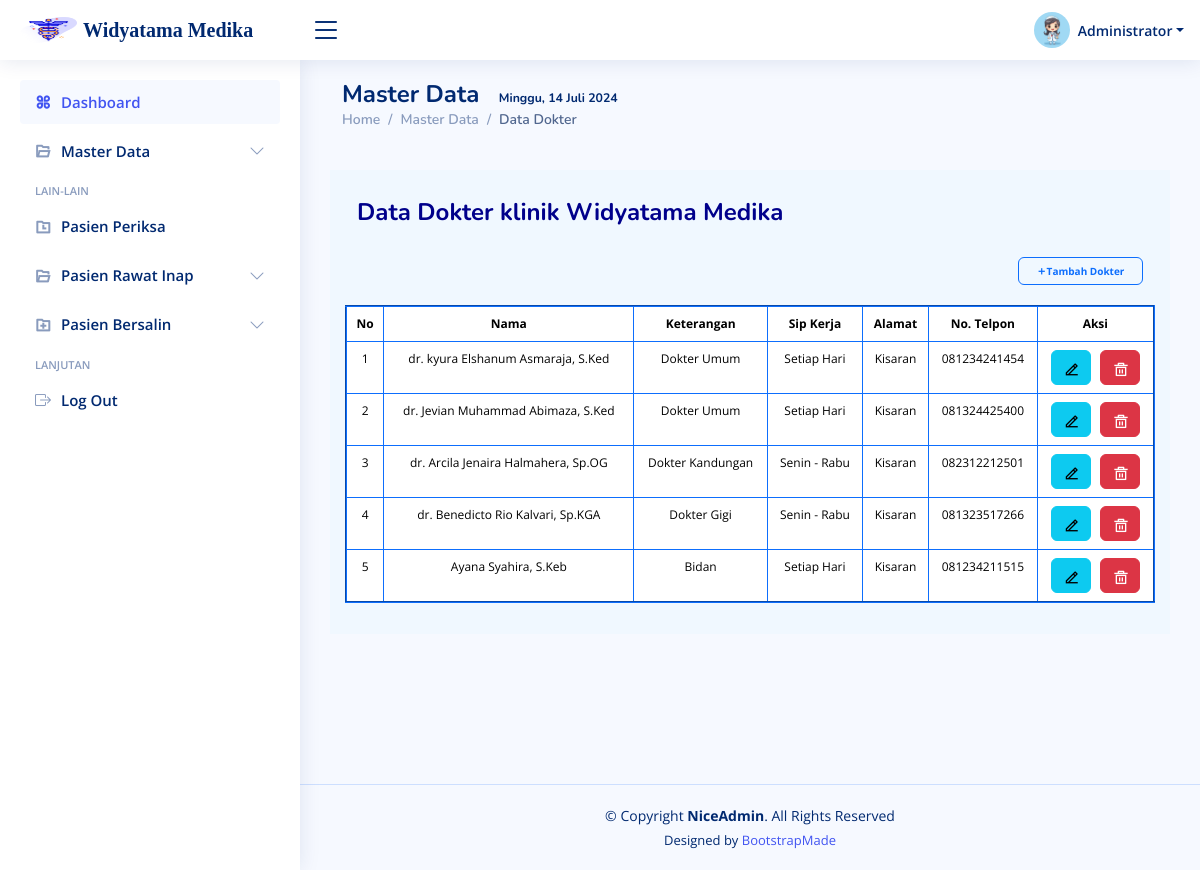
/admin/index.php?page=dokter (signed in), run on the app's committed database.
### tables this page shows
CREATE TABLE `tb_dokter` (
  `id` int(11) NOT NULL,
  `nama` varchar(125) NOT NULL,
  `keterangan` varchar(50) NOT NULL,
  `sip` varchar(30) NOT NULL,
  `alamat` varchar(255) NOT NULL,
  `nohp` varchar(12) NOT NULL
);

### admin/dokter.php (the view, shortened to what this page needs)
<main id="main" class="main">
<div class="pagetitle">
      <h1 style="font-weight:bold;">Master Data &nbsp;
        <small><small><small><small><small>
        </small></small></small></small></small>
        </h1>
      <nav>
        <ol class="breadcrumb">
          <li class="breadcrumb-item"><a href="?page=dashboard">Home</a></li>
          <li class="breadcrumb-item">Master Data</li>
          <li class="breadcrumb-item active">Data Dokter</li>
        </ol>
      </nav>
      <br>
 <?php
include "../config/koneksi.php";
$sqldokter = "SELECT * FROM tb_dokter";
$query = mysqli_query($koneksi, $sqldokter) or die("SQL Error");
$nomor = 1;
?>
<div class="row" style="background-color:aliceblue; padding: 15px" >
    <h4 style="color:darkblue; font-weight:bold; margin-top:13px;">Data Dokter klinik Widyatama Medika</h4><br><br><br>
    <a href="?page=Tdokter"><button type="button" class="btn btn-outline-primary" style="font-weight: bold; font-size:10px; width:125px; height:28px; float:right;">
    <i class="ri-add-fill"></i>Tambah Dokter</button></a><br><br>
    <table class="table table-bordered border-primary" border="2" style="text-align: center; font-size: 12px;">
                <thead>
                  <tr>
                    <th>No</th>
                    <th>Nama</th>
                    <th>Keterangan</th>
                    <th>Sip Kerja</th>
                    <th>Alamat</th>
                    <th>No. Telpon</th>
                    <th>Aksi</th>
                  </tr>
                </thead>
                <tbody>
                <?php
                   while ($row = mysqli_fetch_assoc($query))
                {
                  ?>
                  <tr>
                    <td><?= $nomor ?></td>
                    <td><?= $row['nama'] ?></td>
                    <td><?= $row['keterangan'] ?></td>
                    <td><?= $row['sip'] ?></td>
                    <td><?= $row['alamat'] ?></td>
                    <td><?= $row['nohp'] ?></td>
                    <td>
                      <a href="?page=Edokter&id=<?= $row['id'];?>">
                      <button type="button" class="btn btn-info" style="width: 40px; height: 35px;"><i class="ri-edit-2-line"></i></button>
                      </a>&nbsp;
                      <a href="?page=Hdokter&id=<?= $row['id'];?>">
                      <button type="button" class="btn btn-danger"  style="width: 40px; height: 35px;"><i class="ri-delete-bin-5-line"></i></button></a>
                    </td>
                  </tr>
                  <?php $nomor++;
                }  ?>
                </tbody>
              </table>
</div>
</div>
</main>

### assets/css/style.css (style rules this page uses)
:root { scroll-behavior: smooth; }
body { font-family: "Open Sans", sans-serif; background: #f6f9ff; color: #444444; }
a { color: #4154f1; text-decoration: none; }
h1, h2, h3, h4, h5, h6 { font-family: "Nunito", sans-serif; }
#main { margin-top: 60px; padding: 20px 30px; transition: all 0.3s; }
.pagetitle { margin-bottom: 10px; }
.pagetitle h1 { font-size: 24px; margin-bottom: 0; font-weight: 600; color: #012970; }
.breadcrumb { font-size: 14px; font-family: "Nunito", sans-serif; color: #899bbd; font-weight: 600; }
.breadcrumb a { color: #899bbd; transition: 0.3s; }
.breadcrumb .breadcrumb-item::before { color: #899bbd; }
.breadcrumb .active { color: #51678f; font-weight: 600; }
@media (min-width: 1200px) { #main, #footer { margin-left: 300px; } }

### data on the page
tb_dokter: nama "dr. kyura Elshanum Asmaraja, S.Ked", keterangan "Dokter Umum", sip "Setiap Hari", alamat "Kisaran", nohp "081234241454"
tb_dokter: nama "dr. Jevian Muhammad Abimaza, S.Ked", keterangan "Dokter Umum", sip "Setiap Hari", alamat "Kisaran", nohp "081324425400"
tb_dokter: nama "dr. Arcila Jenaira Halmahera, Sp.OG", keterangan "Dokter Kandungan", sip "Senin - Rabu", alamat "Kisaran", nohp "082312212501"
tb_dokter: nama "dr. Benedicto Rio Kalvari, Sp.KGA", keterangan "Dokter Gigi", sip "Senin - Rabu", alamat "Kisaran", nohp "081323517266"
tb_dokter: nama "Ayana Syahira, S.Keb", keterangan "Bidan", sip "Setiap Hari", alamat "Kisaran", nohp "081234211515"
